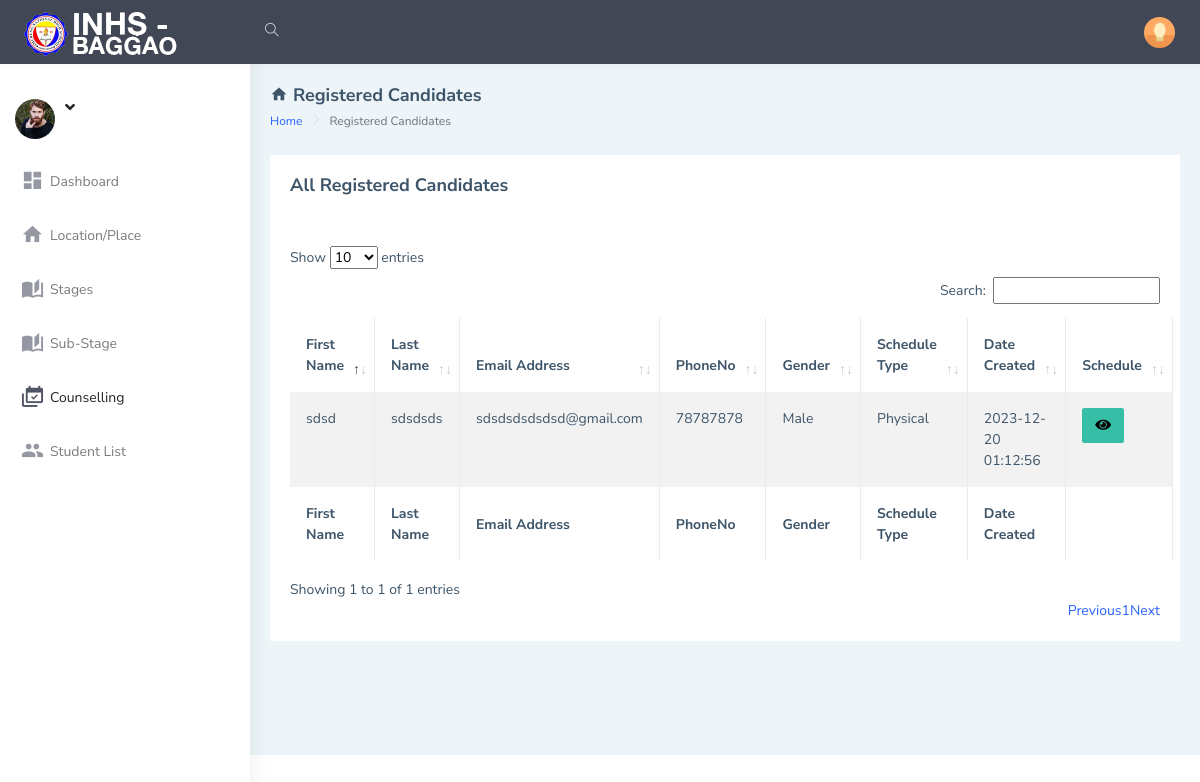
Page /admin/allCandidates.php on the committed database.
### tables this page shows
CREATE TABLE `users_tbl` (
  `id` int(10) NOT NULL,
  `firstName` varchar(50) DEFAULT NULL,
  `lastName` varchar(50) DEFAULT NULL,
  `emailAddress` varchar(50) DEFAULT NULL,
  `password` varchar(20) DEFAULT NULL,
  `phoneNo` varchar(20) DEFAULT NULL,
  `address` text DEFAULT NULL,
  `dob` varchar(20) DEFAULT NULL,
  `gender` varchar(10) DEFAULT NULL,
  `hobbies` text DEFAULT NULL,
  `course` varchar(50) DEFAULT NULL,
  `qualification` varchar(50) DEFAULT NULL,
  `qualificationGrade` varchar(50) DEFAULT NULL,
  `skills` text DEFAULT NULL,
  `scheduleTypeId` varchar(10) DEFAULT NULL,
  `dateCreated` varchar(20) DEFAULT NULL
);

CREATE TABLE `scheduletype_tbl` (
  `id` int(10) NOT NULL,
  `typeName` varchar(20) DEFAULT NULL
);

### admin/allCandidates.php (the view, shortened to what this page needs)
<!DOCTYPE html>
<html dir="ltr" lang="en">
<?php
include('subStage_action.php');
include('includes/header.php');
?>
<body>
    <div id="main-wrapper" data-layout="vertical" data-navbarbg="skin5" data-sidebartype="full"
        data-sidebar-position="absolute" data-header-position="absolute" data-boxed-layout="full">
        <?php include 'includes/topbar.php'?>
        <?php include 'includes/sidebar.php'?>
        <div class="page-wrapper">
            <div class="page-breadcrumb">
                <div class="row align-items-center">
                    <div class="col-5">
                        <h4 class="page-title"><i class="mdi mdi-home"></i> Registered Candidates</h4>
                        <div class="d-flex align-items-center">
                            <nav aria-label="breadcrumb">
                                <ol class="breadcrumb">
                                    <li class="breadcrumb-item"><a href="#">Home</a></li>
                                    <li class="breadcrumb-item active" aria-current="page">Registered Candidates</li>
                                </ol>
                            </nav>
                        </div>
                    </div>
                </div>
            </div>
            <div class="container-fluid">
                <div class="row">
                    <div class="col-lg-12 col-xlg-12 col-md-12">
                        <div class="card">
                            <div class="card-body">
                            <h4 class="page-title">All Registered Candidates</h4>
                                <br><br>
                                <table id="example" class="table table-striped table-bordered" style="width:100%">
                                    <thead>
                                        <tr>
                                            <th>First Name</th>
                                            <th>Last Name</th>
                                            <th>Email Address</th>
                                            <th>PhoneNo</th>
                                            <th>Gender</th>
                                            <th>Schedule Type</th>
                                            <th>Date Created</th>
                                            <th>Schedule</th>
                                        </tr>
                                    </thead>
                                    <tbody>
                                    <?php
                                        $que=mysqli_query($con,"SELECT users_tbl.id,users_tbl.firstName, users_tbl.lastName,users_tbl.emailAddress,users_tbl.phoneNo,users_tbl.gender,users_tbl.dateCreated,
                                        scheduletype_tbl.typeName
                                        from users_tbl
                                        INNER JOIN scheduletype_tbl ON scheduletype_tbl.id = users_tbl.scheduleTypeId");
                                        while ($row=mysqli_fetch_array($que)) {
                                        ?>
                                        <tr>
                                            <td><?php echo $row['firstName'];?></td>
                                            <td><?php echo $row['lastName'];?></td>
                                            <td><?php echo $row['emailAddress'];?></td>
                                            <td><?php echo $row['phoneNo'];?></td>
                                            <td><?php echo $row['gender'];?></td>
                                            <td><?php echo $row['typeName'];?></td>
                                            <td><?php echo $row['dateCreated'];?></td>
                                            <td><a href="schedule.php?cid=<?php echo $row['id'];?>"  class="btn btn-success"><i class="fa fa-eye"></i></a></td>
                                        </tr>
                                        <?php
                                        }
                                    ?>
                                    </tbody>
                                        <tfoot>
                                            <tr>
                                                <th>First Name</th>
                                                <th>Last Name</th>
                                                <th>Email Address</th>
                                                <th>PhoneNo</th>
                                                <th>Gender</th>
                                                <th>Schedule Type</th>
                                                <th>Date Created</th>
                                                <th></th>
                                            </tr>
                                    </tfoot>
                                </table>
                            </div>
                        </div>
                    </div>
                </div>
            </div>
        </div>
    </div>
</body>
</html>

### rows in the picture
users_tbl: firstName "sdsd", lastName "sdsdsds", emailAddress "sdsdsdsdsdsd@gmail.com", phoneNo "78787878", gender "Male", scheduletype_tbl.typeName "Physical", dateCreated "2023-12-20 01:12:56"
